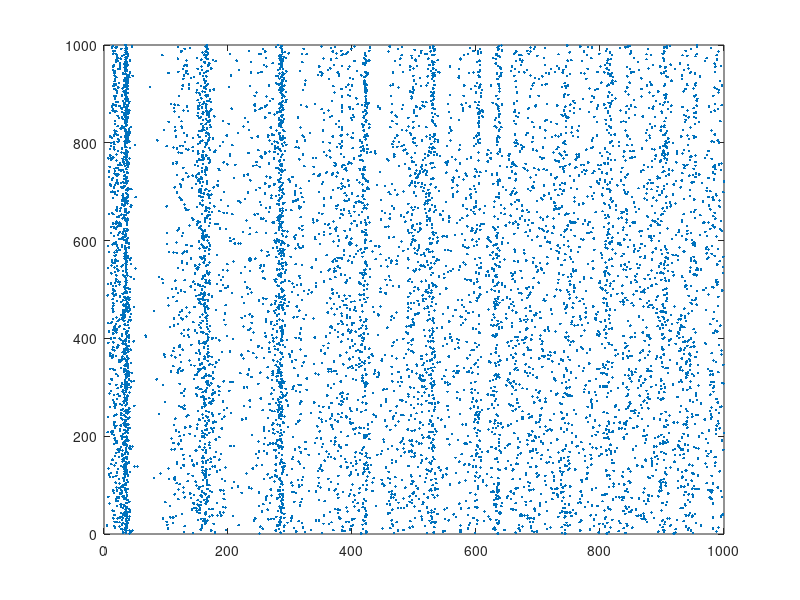

Recreate this plot in MATLAB.
% Created by Eugene M. Izhikevich, February 25, 2003
% Excitatory neurons Inhibitory neurons

clear all, clc, close all;

Ne=800; Ni=200;
re=rand(Ne,1); ri=rand(Ni,1);
a=[0.02*ones(Ne,1); 0.02+0.08*ri];
b=[0.2*ones(Ne,1); 0.25-0.05*ri];
c=[-65+15*re.^2; -65*ones(Ni,1)];
d=[8-6*re.^2; 2*ones(Ni,1)];
S=[0.5*rand(Ne+Ni,Ne),-rand(Ne+Ni,Ni)];
v=-65*ones(Ne+Ni,1); % Initial values of v
u=b.*v; % Initial values of u
firings=[]; % spike timings
for t=1:1000 % simulation of 1000 ms
    I=[5*randn(Ne,1);2*randn(Ni,1)]; % thalamic input
    fired=find(v>=30); % indices of spikes
    if ~isempty(fired)
        firings=[firings; t+0*fired, fired];
        v(fired)=c(fired);
        u(fired)=u(fired)+d(fired);
        I=I+sum(S(:,fired),2);
    end;
    v=v+0.5*(0.04*v.^2+5*v+140-u+I);
    v=v+0.5*(0.04*v.^2+5*v+140-u+I);
    u=u+a.*(b.*v-u);
end;
plot(firings(:,1),firings(:,2),'.');
time = 1:1000;
% plot(time, v);